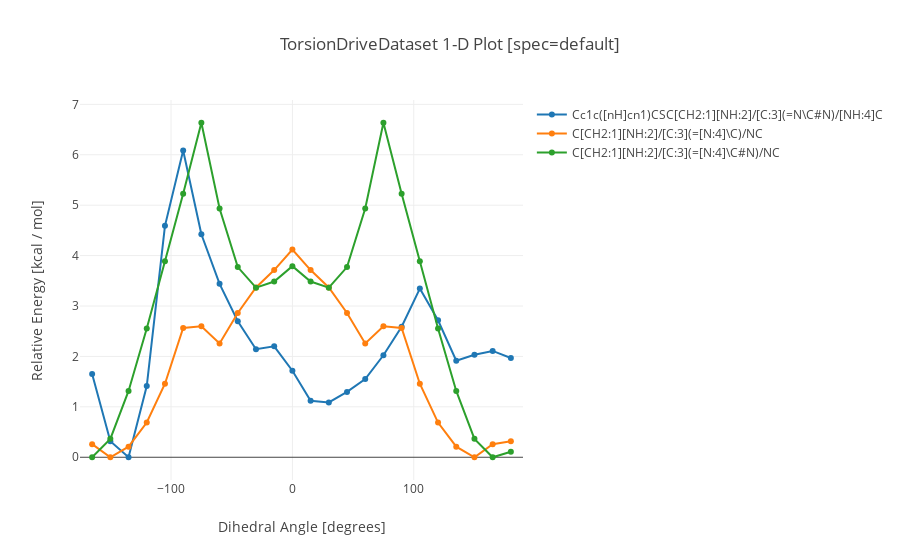

This figure's notebook cell:
### Code cell
molecule = 'Cimetidine_5'
bond = '[16, 5]'
mol_type = ['parent', 'pfizer', '0.03']
indices = [job_indices[molecule][bond][i] for i in mol_type]
dataset.visualize(indices, 'default')

### Figure 1 — Plotly figure (JSON) as saved in the notebook; plotly's stock layout.template omitted (floating-point values rounded to 4 significant figures)
{"data": [{"mode": "lines+markers", "name": "Cc1c([nH]cn1)CSC[CH2:1][NH:2]/[C:3](=N\\C#N)/[NH:4]C", "type": "scatter", "uid": "18d661d5-5e58-441f-b1e3-92e6978958ad", "x": [-165, -150, -135, -120, -105, -90, -75, -60, -45, -30, -15, 0, 15, 30, 45, 60, 75, 90, 105, 120, 135, 150, 165, 180], "y": [1.652, 0.319, 0, 1.411, 4.59, 6.085, 4.423, 3.44, 2.699, 2.143, 2.2, 1.717, 1.121, 1.088, 1.296, 1.552, 2.023, 2.59, 3.345, 2.718, 1.915, 2.033, 2.109, 1.969]}, {"mode": "lines+markers", "name": "C[CH2:1][NH:2]/[C:3](=[N:4]\\C)/NC", "type": "scatter", "uid": "cdec8a70-6898-47a3-b227-30923f448ac7", "x": [-165, -150, -135, -120, -105, -90, -75, -60, -45, -30, -15, 0, 15, 30, 45, 60, 75, 90, 105, 120, 135, 150, 165, 180], "y": [0.26, 0, 0.209, 0.689, 1.459, 2.564, 2.597, 2.257, 2.861, 3.368, 3.713, 4.12, 3.713, 3.368, 2.861, 2.257, 2.597, 2.564, 1.459, 0.688, 0.209, 0, 0.26, 0.319]}, {"mode": "lines+markers", "name": "C[CH2:1][NH:2]/[C:3](=[N:4]\\C#N)/NC", "type": "scatter", "uid": "94bc61e7-9ef6-490c-9164-e3c814674963", "x": [-165, -150, -135, -120, -105, -90, -75, -60, -45, -30, -15, 0, 15, 30, 45, 60, 75, 90, 105, 120, 135, 150, 165, 180], "y": [0, 0.365, 1.315, 2.555, 3.888, 5.227, 6.635, 4.934, 3.773, 3.364, 3.485, 3.791, 3.485, 3.364, 3.773, 4.934, 6.635, 5.227, 3.888, 2.556, 1.315, 0.365, 0, 0.109]}], "layout": {"title": {"text": "TorsionDriveDataset 1-D Plot [spec=default]"}, "xaxis": {"range": [-175, 190], "title": {"text": "Dihedral Angle [degrees]"}, "zeroline": false}, "yaxis": {"title": {"text": "Relative Energy [kcal / mol]"}, "zeroline": true}}}
